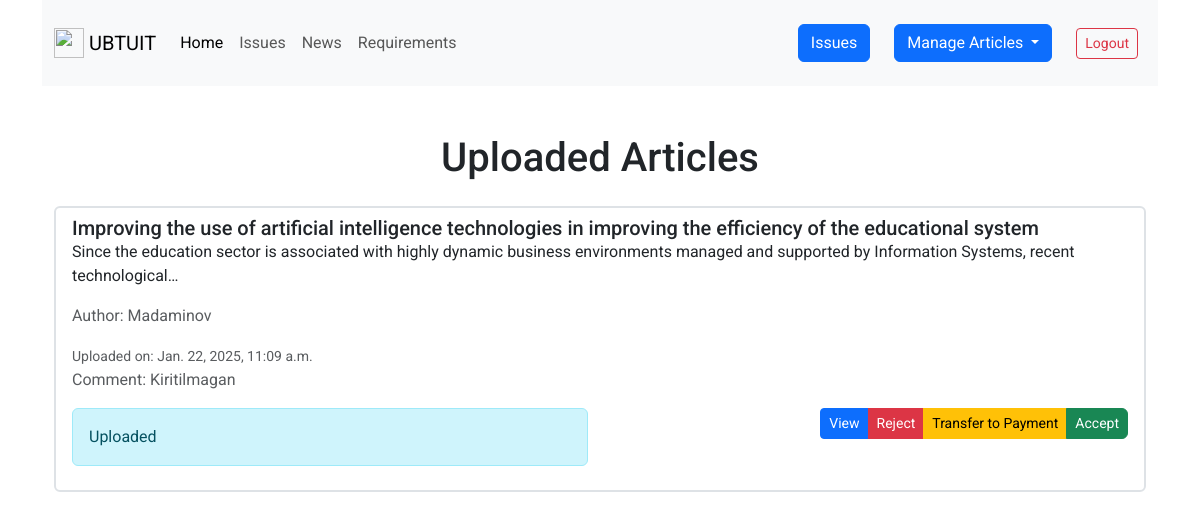
/staff/articles/loaded/ (signed in), run on the app's committed database.
### articles/models.py (models this page shows, shortened)
class Article(models.Model):
    user = models.ForeignKey(User, on_delete=models.SET_NULL, null=True)
    title = models.CharField(max_length=255)
    description = models.TextField()
    reason = models.TextField(default="Kiritilmagan")
    file_url = models.FileField(upload_to='article_files/')
    status = models.IntegerField(default=0)
    created_at = models.DateTimeField(auto_now_add=True)
    updated_at = models.DateTimeField(auto_now=True)

### accounts/models.py (models this page shows, shortened)
class User(AbstractUser):
    firstname = models.CharField(max_length=100)
    lastname = models.CharField(max_length=100)
    email = models.EmailField()
    institution = models.CharField(max_length=250)
    city = models.CharField(max_length=250)
    country = models.CharField(max_length=250)
    academic_degree = models.CharField(max_length=255)

### articles/staff_views.py (the view)
# urls.py: path('loaded/', views.loaded_articles, name='loaded_articles'),
@login_required
@staff_member_required
def loaded_articles(request):
    quarter_start, quarter_end = get_current_quarter()
    articles = Article.objects.filter(status=0, created_at__gte=quarter_start, created_at__lte=quarter_end).order_by('-id')
    paginator = Paginator(articles, 14)  # 14 articles per page
    page = request.GET.get('page')
    try:
        articles = paginator.page(page)
    except PageNotAnInteger:
        articles = paginator.page(1)
    except EmptyPage:
        articles = paginator.page(paginator.num_pages)
    return render(request, 'user/pages/articles/articles_admin.html',
                      {'articles': articles})

### articles/additional_functions.py (called while the page is built)
def get_current_quarter():
    today = timezone.now()
    quarter = (today.month - 1) // 3 + 1
    timezone_utc5 = pytz.timezone('Asia/Tashkent')
    quarter_start = timezone.datetime(today.year, (quarter - 1) * 3 + 1, 1, tzinfo=pytz.UTC).astimezone(timezone_utc5)
    quarter_end = quarter_start.replace(month=quarter_start.month + 3) - timezone.timedelta(days=1)
    return quarter_start, quarter_end

### templates/user/pages/articles/articles_admin.html (shortened to what this page needs)
{% extends 'user/master.html' %}
{% block content %}
<div class="container">
    <h1 class="text-center mt-5 mb-4">
        {% if request.resolver_match.url_name == "loaded_articles" %}
            Uploaded Articles
        {% elif request.resolver_match.url_name == "buying_articles" %}
            Payment Pending Articles
        {% elif request.resolver_match.url_name == "rejected_articles" %}
            Rejected Articles
        {% elif request.resolver_match.url_name == "accepted_articles" %}
            Accepted Articles
        {% else %}
            Articles Table
        {% endif %}
    </h1>
    <ul class="list-group">
        {% for article in articles %}
            <li class="list-group-item mb-2 border-2">
                <div class="align-items-center">
                    <h5 class="mb-0">{{ article.title }}</h5>
                    <p>{{ article.description|truncatechars:150 }}</p>
                    <p class="text-muted">Author: {{ article.user.lastname }}</p>
                    <small class="text-muted">Uploaded on: {{ article.created_at }}</small>
                    <p class="text-muted">Comment: {{ article.reason }}</p>
                    <div class="row">
                        <div class="col">
                            {% if article.status == 1 %}
                                <div class="alert alert-success" role="alert">
                                    Accepted
                                </div>
                            {% elif article.status == 3 %}
                                <div class="alert alert-danger" role="alert">
                                    Rejected
                                </div>
                            {% elif article.status == 2 %}
                                <div class="alert alert-warning" role="alert">
                                    Payment Pending
                                </div>
                            {% elif article.status == 0 %}
                                <div class="alert alert-info" role="alert">
                                    Uploaded
                                </div>
                            {% endif %}
                        </div>
                        <div class="col">
                            <div class="justify-content-end d-flex">
                                <div class="btn-group btn-group-sm" role="group" aria-label="Basic mixed styles example">
                                    <a type="button" target="_blank" href="{% url 'user_article_detail' article_id=article.id %}" class="btn btn-primary">View</a>
                                    <button type="button" class="btn btn-danger" data-bs-toggle="modal" data-bs-target="#modalreject{{ article.id }}">
                                        Reject
                                    </button>
                                    <button type="button" class="btn btn-warning" data-bs-toggle="modal" data-bs-target="#modalbuy{{ article.id }}">
                                        Transfer to Payment
                                    </button>
                                    <button type="button" class="btn btn-success rounded-end" data-bs-toggle="modal" data-bs-target="#modalaccept{{ article.id }}">
                                        Accept
                                    </button>
                                </div>
                            </div>
                        </div>
                    </li>
                {% empty %}
                    <h2 class="text-center">No articles available!</h2>
                {% endfor %}
            </ul>
        </div>
{% endblock content %}

### templates/user/master.html (style rules this page uses)
* { font-family: "Roboto", sans-serif; }

### data on the page
Article: title "Improving the use of artificial intelligence technologies in improving the efficiency of the educational system", description "Since the education sector is associated with highly dynamic business environments managed and supported by Information Systems, recent technological…", user.lastname "Madaminov", created_at "Jan. 22, 2025, 11:09 a.m.", reason "Kiritilmagan", status "Uploaded"
